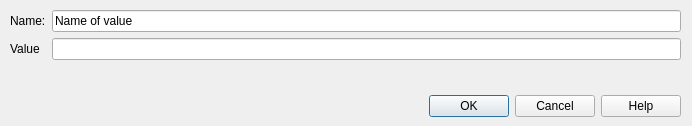
<?xml version="1.0" encoding="UTF-8"?>
<ui version="4.0">
 <class>CDlgMdfValue</class>
 <widget class="QDialog" name="CDlgMdfValue">
  <property name="geometry">
   <rect>
    <x>0</x>
    <y>0</y>
    <width>692</width>
    <height>126</height>
   </rect>
  </property>
  <property name="windowTitle">
   <string>Register Value</string>
  </property>
  <widget class="QDialogButtonBox" name="buttonBox">
   <property name="geometry">
    <rect>
     <x>10</x>
     <y>90</y>
     <width>671</width>
     <height>32</height>
    </rect>
   </property>
   <property name="orientation">
    <enum>Qt::Horizontal</enum>
   </property>
   <property name="standardButtons">
    <set>QDialogButtonBox::Cancel|QDialogButtonBox::Help|QDialogButtonBox::Ok</set>
   </property>
  </widget>
  <widget class="QWidget" name="formLayoutWidget">
   <property name="geometry">
    <rect>
     <x>10</x>
     <y>10</y>
     <width>671</width>
     <height>71</height>
    </rect>
   </property>
   <layout class="QFormLayout" name="formLayout">
    <item row="0" column="0">
     <widget class="QLabel" name="label_25">
      <property name="text">
       <string>Name:</string>
      </property>
     </widget>
    </item>
    <item row="0" column="1">
     <widget class="QLineEdit" name="editName">
      <property name="toolTip">
       <string>A descriptiv name for the register</string>
      </property>
      <property name="text">
       <string>Name of value</string>
      </property>
     </widget>
    </item>
    <item row="1" column="0">
     <widget class="QLabel" name="label_26">
      <property name="text">
       <string>Value</string>
      </property>
     </widget>
    </item>
    <item row="1" column="1">
     <widget class="QLineEdit" name="editValue"/>
    </item>
   </layout>
  </widget>
 </widget>
 <resources/>
 <connections>
  <connection>
   <sender>buttonBox</sender>
   <signal>accepted()</signal>
   <receiver>CDlgMdfValue</receiver>
   <slot>accept()</slot>
   <hints>
    <hint type="sourcelabel">
     <x>248</x>
     <y>254</y>
    </hint>
    <hint type="destinationlabel">
     <x>157</x>
     <y>274</y>
    </hint>
   </hints>
  </connection>
  <connection>
   <sender>buttonBox</sender>
   <signal>rejected()</signal>
   <receiver>CDlgMdfValue</receiver>
   <slot>reject()</slot>
   <hints>
    <hint type="sourcelabel">
     <x>316</x>
     <y>260</y>
    </hint>
    <hint type="destinationlabel">
     <x>286</x>
     <y>274</y>
    </hint>
   </hints>
  </connection>
 </connections>
</ui>
